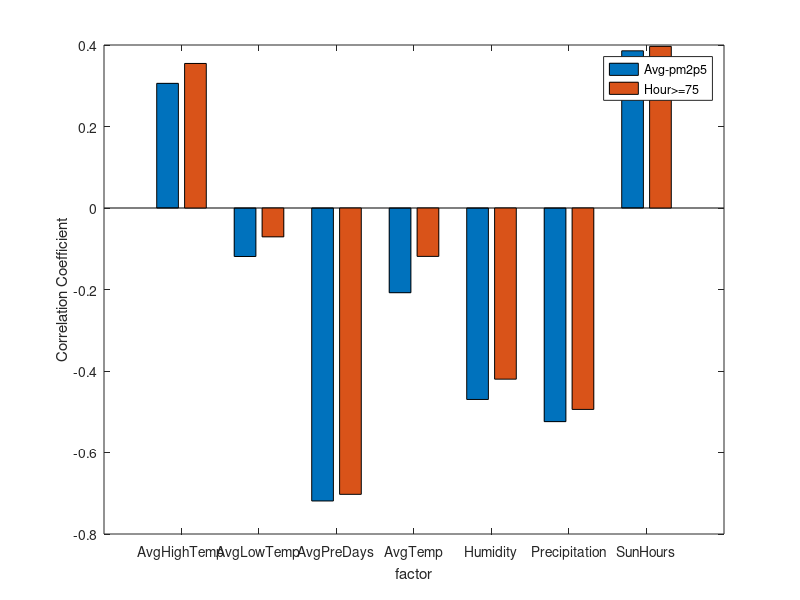

Here is the MATLAB script that generated this plot:
function [  ] = plot_corr_pm2p5Avg(  )
%UNTITLED Summary of this function goes here
%   Detailed explanation goes here
matrix_pm2p5=[0.305907654504503 0.3547301279768298;
    -0.11900034736989357 -0.07080955582174527;
    -0.7189256884506049 -0.7026613858439501;
    -0.20791130801744176 -0.11876070530018361;
    -0.4698328582601648 -0.42001943333118763;
    -0.5242365355634637 -0.4942710375505847;
    0.3857507506008064 0.3967289085380031];
bar(matrix_pm2p5);
legend('Avg-pm2p5','Hour>=75');
xlabel('factor');
ylabel('Correlation Coefficient');
set(gca, 'XTick', 1:7);
set(gca,'XTickLabel',{'AvgHighTemp','AvgLowTemp','AvgPreDays','AvgTemp','Humidity','Precipitation','SunHours'});
end

